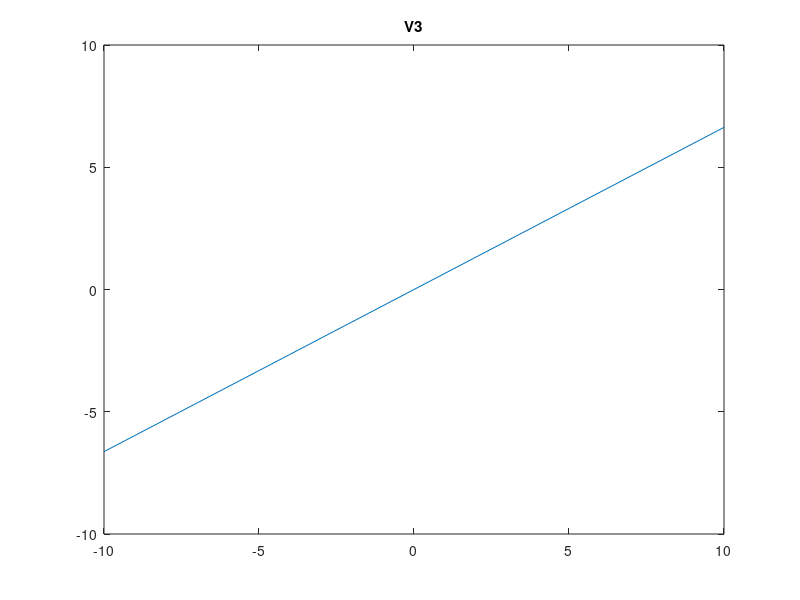
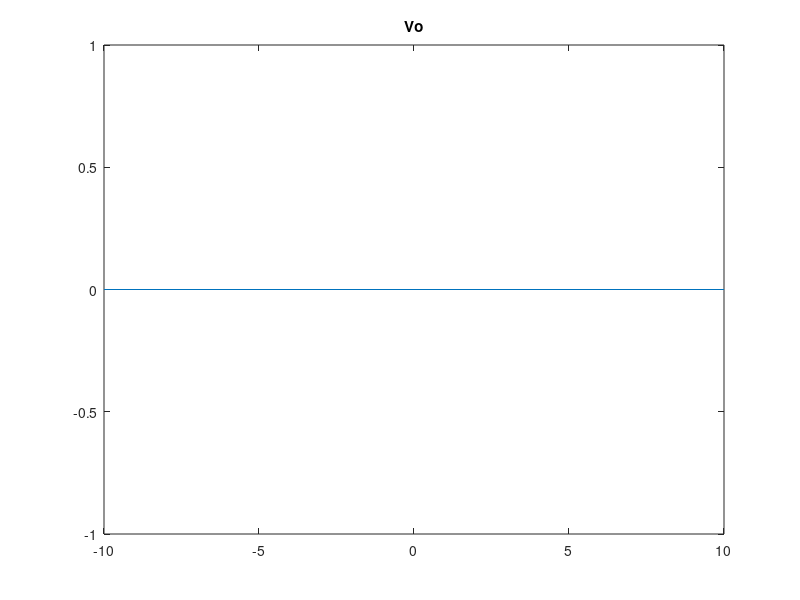

Write MATLAB code to recreate these figures, in order.
%% PART 4

clear all
close all

R1 = 1;
C = 0.25;
R2 = 2;
L = 0.2;
R3 = 10;
a = 100;
R4 = 0.1;
Ro = 1000;

% V = [V1    V2            V3     V4     V5            i1  iL  i3];
G = [-1/R1  1/R1           0       0      0             1   0   0;
    1/R1 (-1/R1)-(1/R2)    0       0      0             0  -1   0;
      0      0            -1/R3    0      0             0   1   0;
      0      0             0   -1/R4    1/R4            0   0   1;
      0      0             0    1/R4  (-1/R4)-(1/Ro)    0   0   0;
      1      0             0       0      0             0   0   0;
      0      1            -1       0      0             0   0   0;
      0      0             0       1      0             0   0   0]


% V =  [V1  V2  V3   V4  V5 i1  iL i3];
Cm =   [-C   C   0   0   0   0   0  0;
         C  -C   0   0   0   0   0  0;
         0   0   0   0   0   0   0  0;
         0   0   0   0   0   0   0  0;
         0   0   0   0   0   0   0  0;
         0   0   0   0   0   0   0  0;
         0   0   0   0   0   0  -L  0;
         0   0   0   0   0   0   0  0]
 
 
 %B = [0 0 0 0 a*(V3/R3) 0 0 0]
 
  I = 0;
  vin = -10:1:10;  
  V3 = zeros(size(vin));
  
for Vin = -10:10 
    I = I + 1;
    F = [0 0 0 0 0 Vin 0 0];
    B = [0 0 0 0 a*(V3(I)/R3) 0 0 0];
    V = ((G+Cm)\F')+B;
    
    
    V3(I) = V(3);
    Vo(I) = V(5);
end

figure(10)
plot(vin,V3)
title('V3')
figure(11)
plot(vin,Vo)
title('Vo')